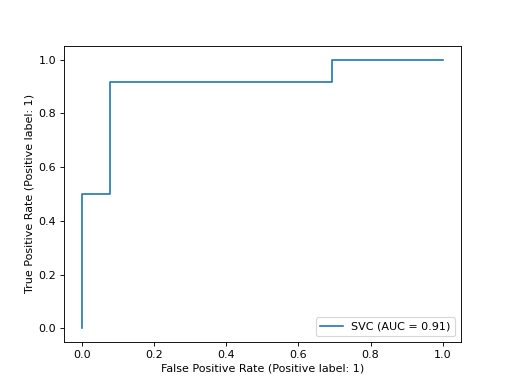

Recreate this plot in Python.
import matplotlib.pyplot as plt
from sklearn.datasets import make_classification
from sklearn.metrics import RocCurveDisplay
from sklearn.model_selection import train_test_split
from sklearn.svm import SVC
X, y = make_classification(random_state=0)
X_train, X_test, y_train, y_test = train_test_split(
    X, y, random_state=0)
clf = SVC(random_state=0).fit(X_train, y_train)
RocCurveDisplay.from_estimator(
   clf, X_test, y_test)
# <...>
plt.show()
